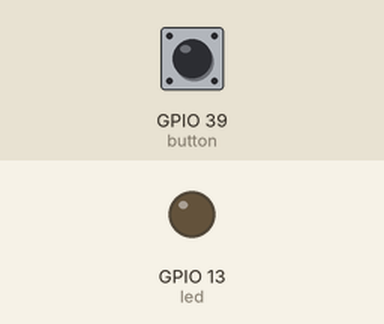
Bench run of a program on a simulated ESP32 board running MicroPython. Parts: output pins drawn as LEDs (lit = HIGH). Dashed ring = blinking. The test bench sets the inputs (shaded band); at power-on: GPIO 39 (button) LOW.

Above: at 1.2 s.
1.3 s: GPIO 39 (button) pulled HIGH for 3.2 s
At 1.7 s:
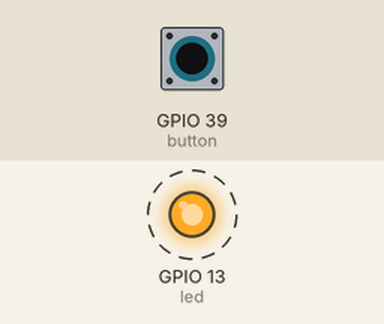
Timing chart, 0 to 6.3 s (numbered marks = the images above; inputs shaded):
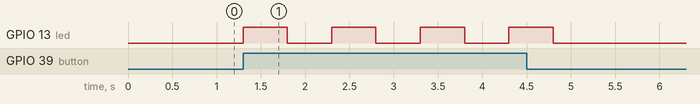

The program:

task1.py
```python
# -*- coding: utf-8 -*-

import machine
import time

button = machine.Pin(39, machine.Pin.IN)
led = machine.Pin(13, machine.Pin.OUT)
while True:
    if button.value():
        led.value(1)
        time.sleep(0.5)
        led.value(0)
        time.sleep(0.5)
    else:
        led.value(0)
```

Measured:
- after the input at 1.3 s, GPIO 13 (led): alternates HIGH for 0.50 s and LOW for 0.50 s, 8 changes in all, then stays LOW, starting at once
